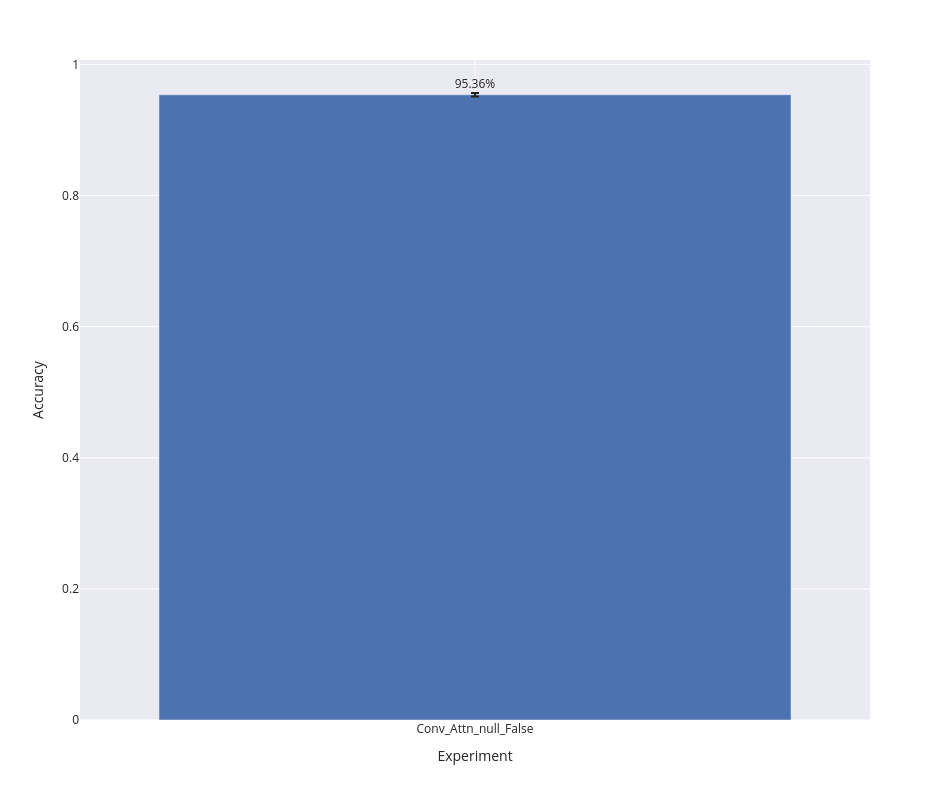

Notebook code for this chart:
### Code cell
bar_plot(label_wise_metrics_agg, 'accuracy')

### Figure 1 — Plotly figure (JSON) as saved in the notebook; plotly's stock layout.template omitted (floating-point values rounded to 4 significant figures)
{"data": [{"alignmentgroup": "True", "error_y": {"array": [0.002738]}, "hovertemplate": "expr=%{x}<br>accuracy_mean=%{text}<extra></extra>", "legendgroup": "", "marker": {"color": "rgb(76,114,176)", "pattern": {"shape": ""}}, "name": "", "offsetgroup": "", "orientation": "v", "showlegend": false, "text": [0.9536], "textposition": "outside", "texttemplate": "%{text:.2%}", "type": "bar", "x": ["Conv_Attn_null_False"], "xaxis": "x", "y": [0.9536], "yaxis": "y"}], "layout": {"barmode": "group", "height": 800, "legend": {"tracegroupgap": 0}, "margin": {"t": 60}, "width": 950, "xaxis": {"anchor": "y", "domain": [0, 1], "title": {"text": "Experiment"}}, "yaxis": {"anchor": "x", "domain": [0, 1], "title": {"text": "Accuracy"}}}}
